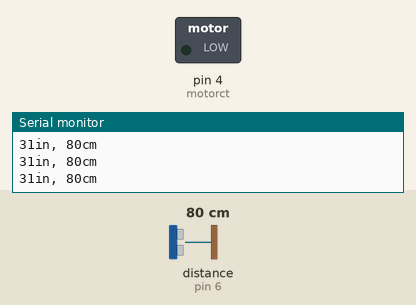
Bench run of a sketch on a simulated Arduino Uno, built with avr-gcc and run on an emulated ATmega328P. Shown: switched loads named in the sketch (green lamp = pin HIGH), the last lines printed to the serial monitor. Wiring (inferred from the names in the program): ultrasonic range finder: trigger pin 7; echo pin 6. The inputs (shaded band) are chosen by the test bench; at power-on: distance to the obstacle (sensor on pin 6) 80 cm. The echo pulse lasts 58.3 µs per cm; pins used as bus, display or sensor lines are not drawn.

Above: at 11.2 s.
11.3 s: distance to the obstacle (sensor on pin 6) set to 7 cm
12.8 s: distance to the obstacle (sensor on pin 6) set to 4 cm
At 14.1 s:
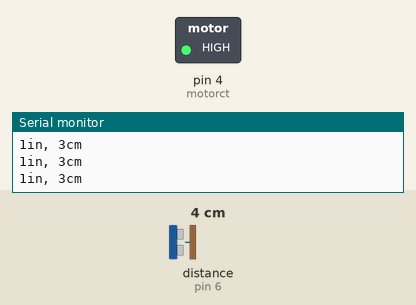
Timing chart, 0 to 15.8 s (numbered marks = the images above; inputs shaded):
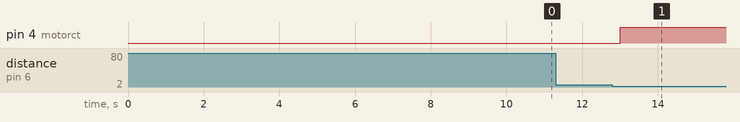

Measured:
- the behaviour switches between 6 and 5 cm on distance to the obstacle (sensor on pin 6) (found by bisection; images 0 and 1)
- after the input at 12.8 s, pin 4 (motorct): LOW → HIGH after 0.20 s

The sketch:

SrDesignVib.ino
```cpp
#include "SoftwareSerial.h"
SoftwareSerial bluetooth(10, 11);//Create a serial connection with TX and RX on these pins
#define BUFFER_SIZE 64//This will prevent buffer overruns.
char inData[BUFFER_SIZE];//This is a character buffer where the data sent by the python script will go.
char inChar=-1;//Initialie the first character as nothing
int count=0;//This is the number of lines sent in from the python script
int i=0;//Arduinos are not the most capable chips in the world so I just create the looping variable once

const int trigPin = 7; // Trigger Pin of Ultrasonic Sensor
const int echoPin = 6; // Echo Pin of Ultrasonic Sensor
const int motorct = 4;
const int distance = 1; //inches


void setup() {
   Serial.begin(9600); // Starting Serial Terminal


////////////////////////////////////////Bluetooth
  Serial.begin(9600);//Initialize communications to the serial monitor in the Arduino IDE
  bluetooth.begin(9600);//Initialize communications with the bluetooth module
  bluetooth.println("Ready!!!");//Send something to just start comms. This will never be seen.
  Serial.println("Started");//Tell the serial monitor that the sketch has started.
///////////////////////////////////////


  delay(10000);

}

void loop() {
 ////////////////////////////////////////////////////////////////////Perimeters
   long duration, cm, meters;
   int inches;
   pinMode(motorct, OUTPUT);
   pinMode(trigPin, OUTPUT);
   digitalWrite(trigPin, LOW);
   delayMicroseconds(2);
   digitalWrite(trigPin, HIGH);
   delayMicroseconds(10);
   digitalWrite(trigPin, LOW);
   pinMode(echoPin, INPUT);
   duration = pulseIn(echoPin, HIGH);
   inches = microsecondsToInches(duration);
   cm = microsecondsToCentimeters(duration);
   meters = (cm/100);
   Serial.print(inches);
   Serial.print("in, ");
   Serial.print(cm);
   Serial.print("cm");
   Serial.println();
 /////////////////////////////////////////////////////////////////////

//////////////////////////////////////////////////////////////////////SONAR SENSOR
   delay(100);

       if(inches <= distance){
    digitalWrite(motorct, HIGH);
    }
   else digitalWrite(motorct, LOW);


  if (Serial.available()) {
    Serial.write(inches);
    Serial.print("sent info:");
    Serial.println(inches);
  }
}


long microsecondsToInches(long microseconds) {
   return microseconds / 74 / 2;
}

long microsecondsToCentimeters(long microseconds) {
   return microseconds / 29 / 2;

///////////////////////////////////////////////////////////////////////////////////////////


//////////////////////////////////////////////////////////////////////BLUETOOTH RECEIVE FROM Python

byte byte_count=bluetooth.available();//This gets the number of bytes that were sent by the python script
  if(byte_count)//If there are any bytes then deal with them
  {
    Serial.println("Incoming Data");//Signal to the monitor that something is happening
    int first_bytes=byte_count;//initialize the number of bytes that we might handle.
    int remaining_bytes=0;//Initialize the bytes that we may have to burn off to prevent a buffer overrun
    if(first_bytes>=BUFFER_SIZE-1)//If the incoming byte count is more than our buffer...
    {
      remaining_bytes=byte_count-(BUFFER_SIZE-1);//Reduce the bytes that we plan on handleing to below the buffer size
    }
    for(i=0;i<first_bytes;i++)//Handle the number of incoming bytes
    {
      inChar=bluetooth.read();//Read one byte
      inData[i]=inChar;//Put it into a character string(array)
    }
    inData[i]='\0';//This ends the character array with a null character. This signals the end of a string
    if(String(inData)=="BOOP 2")//This could be any motor start string we choose from the python script
    {
      Serial.println("********* Start Motor *********");
    }
    else if(String(inData)=="BOOP 4")//Again this is an arbitrary choice. It would probably be something like: MOTOR_STOP
    {
      Serial.println("********* STOP Motor *********");
    }
    for(i=0;i<remaining_bytes;i++)//This burns off any remaining bytes that the buffer can't handle.
    {
      inChar=bluetooth.read();
    }
    Serial.println(inData);//Print to the monitor what was detected
    bluetooth.println("Hello from Blue "+String(count));//Then send an incrmented string back to the python script
    count++;//Increment the line counter
  }
  delay(100);//Pause for a moment
/////////////////////////////////////////////////////////////////////////
}
```
